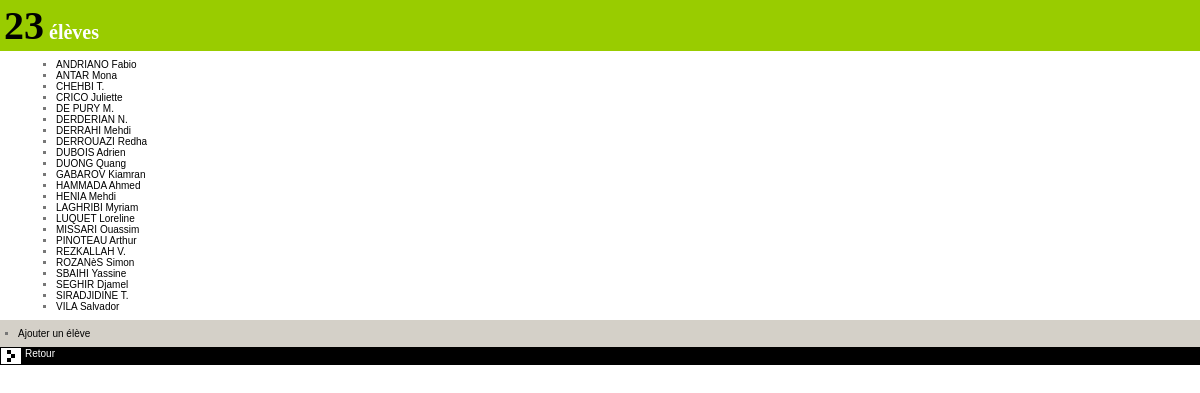
The app's page /sacerdoce/menu_eleves.php?code_classe=47 (signed in) with its own data.
### tables this page shows
CREATE TABLE `sdc_eleve` (
  `code` smallint(5) unsigned NOT NULL auto_increment,
  `nom` varchar(50) default NULL,
  `prenom` varchar(30) default NULL,
  `sexe` enum('f','m') default NULL,
  `doublant` enum('oui','non') default NULL,
  `date_naissance` date default NULL,
  `pays_naissance` varchar(50) default NULL,
  `adresse` tinytext,
  `ville` varchar(100) default NULL,
  `telephone` varchar(20) default NULL,
  `email` varchar(50) default NULL,
  `code_classe` int(11) unsigned default NULL,
  `commentaire` tinytext,
  PRIMARY KEY  (`code`)
);

### sacerdoce/class/classe.class.php (called while the page is built, shortened)
<?php
include_once 'eleve.class.php';
class Classe {
	var $code;
	var $eleves;
	function Classe($code=NULL)
	{
		$this->code = $code;
	}
	function dataFeed($row)
	{
		if (is_array($row)){
			if (isset($row['code_classe'])) $this->code = $row['code_classe'];
			return true;
		}
		return false;
	}
	function initFromDB()
	{
		$sql = 'SELECT';
		$sql.= ' code AS code_classe,';
		$sql.= ' niveau AS niveau_classe,';
		$sql.= ' indice AS indice_classe,';
		$sql.= ' code_affectation';
		$sql.= ' FROM ';
		if (defined("DB_TABLE_PREFIX")) $sql.= DB_TABLE_PREFIX.'_';
		$sql.= 'classe';
		$sql.= ' WHERE code='.$this->code;
		$rowset = mysql_query($sql);
		$row = mysql_fetch_assoc($rowset);
		return $this->dataFeed($row);
	}
	function getEleves()
	{
		if (!isset($this->eleves)) {
			$this->eleves = array();
			$fields = array('code AS code_eleve', 'prenom AS prenom_eleve', 'nom AS nom_eleve', 'sexe AS sexe_eleve', 'doublant AS doublant_eleve', 'date_naissance AS date_naissance_eleve', 'pays_naissance AS pays_naissance_eleve', 'adresse AS adresse_eleve', 'ville AS ville_eleve', 'commentaire AS commentaire_eleve');
			$sql = 'SELECT ';
			$sql.= implode(',', $fields);
			$sql.= ' FROM ';
			if (defined("DB_TABLE_PREFIX")) $sql.= DB_TABLE_PREFIX.'_';
			$sql.= 'eleve';
			$sql.= ' WHERE code_classe='.$this->code;
			$sql.= ' ORDER BY nom, prenom';
			$rowset = mysql_query($sql);
			while ($row = mysql_fetch_assoc($rowset)) {
				$eleve = new Eleve();
				$eleve->dataFeed($row);
				$this->eleves[$eleve->getCode()] = $eleve;
			}
		}
		return $this->eleves;
	}
}
?>

### sacerdoce/class/eleve.class.php (called while the page is built, shortened)
<?php
include_once 'classe.class.php';
include_once 'individu.class.php';
class Eleve extends Individu {
	function dataFeed($array)
	{
		if (isset($array['code_eleve'])) $this->code = $array['code_eleve'];
	}
}
?>

### sacerdoce/menu_eleves.php (the view, shortened to what this page needs)
<?php
	include_once './class/classe.class.php';
	$classe = new Classe($_REQUEST['code_classe']);
	$classe->initFromDB();
	$classe->getEleves();
?>
<!DOCTYPE html PUBLIC "-//W3C//DTD XHTML 1.0 Transitional//EN" "http://www.w3.org/TR/xhtml1/DTD/xhtml1-transitional.dtd">
<html xmlns="http://www.w3.org/1999/xhtml">
<head>
	<link rel="stylesheet" type="text/css" href="css/main.css" />
</head>
<body style="margin:0">
<h1><big><?php echo count($classe->eleves); ?></big>&nbsp;élèves</h1>
<ul>
	<?php
	foreach ($classe->eleves as $e){
		echo '<li>';
		echo "<a target=\"fiche_eleve\" href=\"eleve.php?code_classe=".$classe->code."&code_eleve=".$e->code."\">";
		echo $e->getNomComplet();
		echo '</a>';
		echo '</li>';
	}
	?>
</ul>
<div class="tools">
	<?php
		if ($_SESSION['code_affectation'] == $_SESSION['code_lastAffectation']){
			echo '<ul>';
			echo '<li><a target="fiche_eleve" href="eleve_edit.php?code_classe='.$classe->code.'">Ajouter un élève</a></li>';
			echo '</ul>';
		}
	?>
</div>
<div class="jumpnav"><a target="_parent" href="classe.php?code_classe=<?php echo $classe->code; ?>">Retour</a></div>
</body>
</html>

### sacerdoce/css/main.css (style rules this page uses)
BODY { background-color:#ffffff; font-family: Verdana, Arial, Helvetica, sans-serif; font-size: 10px; margin:0 20px; padding: 0; color:#777; }
A { color:#000; font-weight: normal; text-decoration:none; }
H1 { font-family: "Palatino Linotype","Times New Roman", Times, serif; font-weight: bold; font-size: 20px; margin: 0 0 8px 0; padding:2px 4px; color:#fff; background-color:#99CC00; }
UL { margin:8px 16px; list-style-type:square; }
TFOOT TD, .tools { background-color:#D4D0C8; padding:4px 2px; }
TFOOT TD UL, .tools UL { margin:4px 16px; padding:0 }
TFOOT TD A, .tools A { color:#000000 }
BIG { font-size:2em; font-weight:bold; color:#000000; }
.jumpnav { background-color:#000000; color:#FFFFFF; background-image:url('../images/puce_defonce.gif'); background-position: left; background-repeat:no-repeat; height:16px; border-width:1px 0 1px 1px; border-style:solid; border-color:#000000; text-indent:24px; padding:0; margin:0; }
.jumpnav A { color:#FFFFFF }

### records on screen
sdc_eleve: NomComplet "ANDRIANO Fabio"
sdc_eleve: NomComplet "ANTAR Mona"
sdc_eleve: NomComplet "CHEHBI T."
sdc_eleve: NomComplet "CRICO Juliette"
sdc_eleve: NomComplet "DE PURY M."
sdc_eleve: NomComplet "DERDERIAN N."
sdc_eleve: NomComplet "DERRAHI Mehdi"
sdc_eleve: NomComplet "DERROUAZI Redha"
sdc_eleve: NomComplet "DUBOIS Adrien"
sdc_eleve: NomComplet "DUONG Quang"
sdc_eleve: NomComplet "GABAROV Kiamran"
sdc_eleve: NomComplet "HAMMADA Ahmed"
sdc_eleve: NomComplet "HENIA Mehdi"
sdc_eleve: NomComplet "LAGHRIBI Myriam"
sdc_eleve: NomComplet "LUQUET Loreline"
sdc_eleve: NomComplet "MISSARI Ouassim"
sdc_eleve: NomComplet "PINOTEAU Arthur"
sdc_eleve: NomComplet "REZKALLAH V."
sdc_eleve: NomComplet "ROZANèS Simon"
sdc_eleve: NomComplet "SBAIHI Yassine"
sdc_eleve: NomComplet "SEGHIR Djamel"
sdc_eleve: NomComplet "SIRADJIDINE T."
sdc_eleve: NomComplet "VILA Salvador"

### other values on screen
count($classe->eleves) "23"
